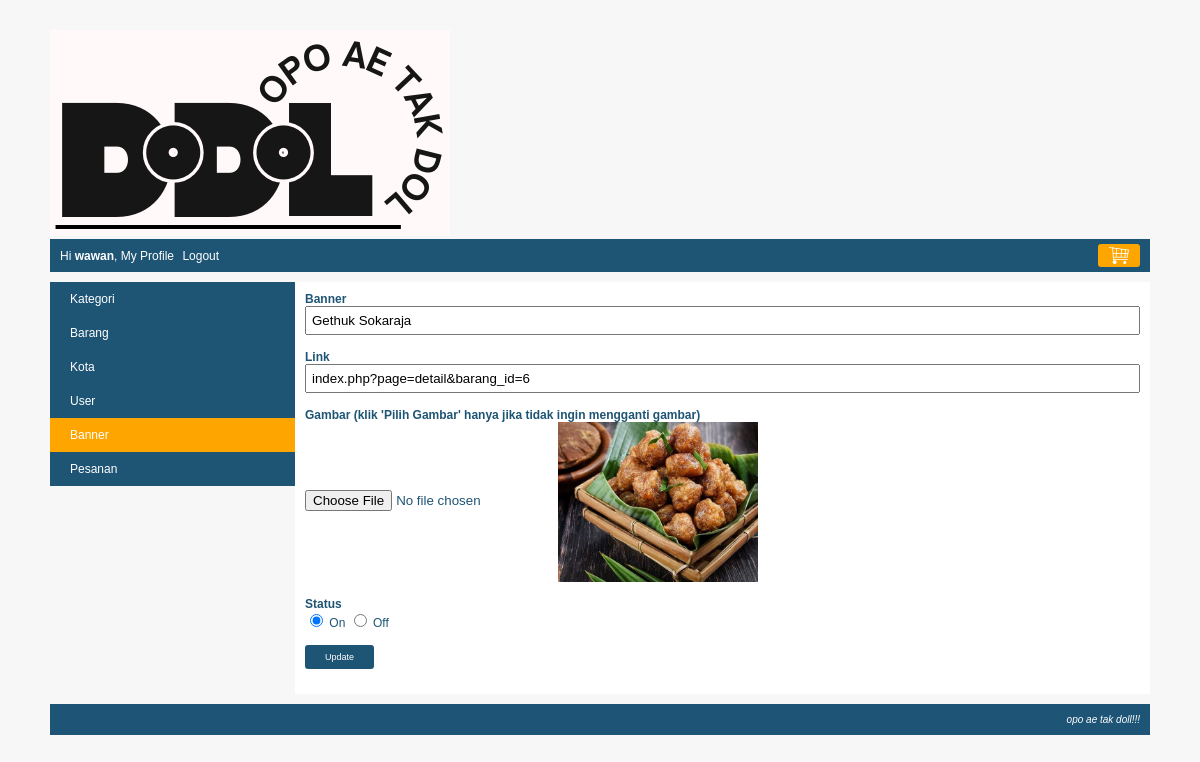
Page /index.php?page=my_profile&module=banner&action=form&banner_id=2 (signed in) on the committed database.
### tables this page shows
CREATE TABLE `banner` (
  `banner_id` int(10) NOT NULL,
  `banner` varchar(100) NOT NULL,
  `gambar` varchar(150) NOT NULL,
  `link` varchar(500) NOT NULL,
  `status` enum('on','off') NOT NULL
);

### module/banner/form.php (the view)
<?php
    $banner_id = isset($_GET['banner_id']) ? $_GET['banner_id'] : "";
    $banner = "";
    $link = "";
    $gambar = "";
	$keterangan_gambar = "";
    $status = "";
    $button = "Add";
    if($banner_id != "")
    {
        $button = "Update";
        $queryBanner = mysqli_query($koneksi, "SELECT * FROM banner WHERE banner_id='$banner_id'");
        $row=mysqli_fetch_array($queryBanner);
		$banner = $row["banner"];
		$link = $row["link"];
		$gambar = "<img src='". BASE_URL."images/slide/$row[gambar]' style='width: 200px;vertical-align: middle;' />";
		$keterangan_gambar = "(klik 'Pilih Gambar' hanya jika tidak ingin mengganti gambar)";
		$status = $row["status"];
    }
?>
<form action="<?php echo BASE_URL."module/banner/action.php?banner_id=$banner_id"?>" method="post" enctype="multipart/form-data">
	<div class="element-form">
		<label>Banner</label>
		<span><input type="text" name="banner" value="<?php echo $banner; ?>" /></span>
	</div>
	<div class="element-form">
		<label>Link</label>
		<span><input type="text" name="link" value="<?php echo $link; ?>" /></span>
	</div>
	<div class="element-form">
		<label>Gambar <?php echo $keterangan_gambar; ?></label>
		<span><input type="file" name="file" /><?php echo $gambar; ?></span>
	</div>
	<div class="element-form">
		<label>Status</label>
		<span>
			<input type="radio" value="on" name="status" <?php if($status == "on"){ echo "checked"; } ?> /> On
			<input type="radio" value="off" name="status" <?php if($status == "off"){ echo "checked"; } ?> /> Off
		</span>
	</div>
	<div class="element-form">
		<span><input type="submit" name="button" value="<?php echo $button; ?>" class="submit-my-profile" /></span>
	</div>
</form>

### css/style.css (style rules this page uses)
body { font-family: arial; font-size: 12px; color: #1e5474; background: #f7f7f7; margin: 0px; }
.element-form { margin-bottom: 15px; }
.element-form label { display: block; font-weight: bold; }
.element-form span { display: block; }
.element-form span input[type="text"], .element-form span input[type="password"], .element-form span textarea, .element-form span select { width: 100%; padding: 5px; box-sizing: border-box; }
.element-form span input[type="submit"] { background: #1e5474; border: none; color: white; padding: 7px 20px; border-radius: 3px; font-size: 9px; cursor: pointer; }

### rows in the picture
banner: banner "Gethuk Sokaraja", link "index.php?page=detail&barang_id=6", gambar (picture), status "☑"

### other values in the picture
$nama "wawan"
$keterangan_gambar "(klik 'Pilih Gambar' hanya jika tidak ingin mengganti gambar)"
